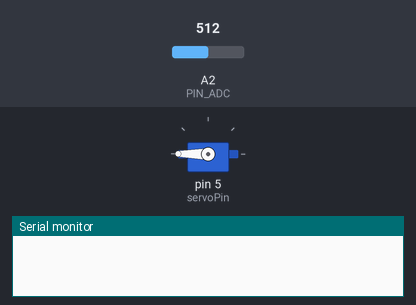
Bench run of a sketch on a simulated Arduino Uno, built with avr-gcc and run on an emulated ATmega328P. On the bench: servo, the last lines printed to the serial monitor. Inputs (shaded band) come from the test bench; at power-on: A2 (PIN_ADC) = 512.

Above: at 0.1 s.
At 0.6 s:
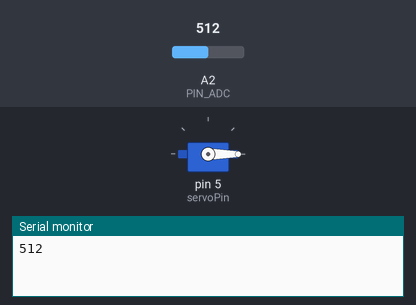
Timing chart, 0 to 2.1 s (numbered marks = the images above):
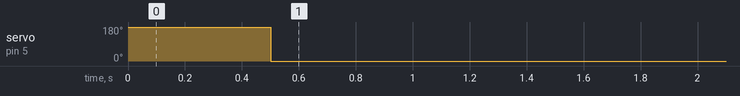

The sketch:

Smart_window.ino
```cpp
/*
 * 名称   : smart window
 * 功能   : 水滴传感器控制舵机转动
 * 作者   : http://www.keyes-robot.com/
*/
#include <Servo.h>   //导入舵机库文件

#define PIN_ADC  A2   //定义水滴传感器的引脚A2

int adcVal = 0;       //保存液滴传感器输出的ADC值的变量
int servoPin = 5;    // 定义舵机引脚D5
Servo myservo;        //定义舵机类的实例

void setup(){
  Serial.begin(9600);
  pinMode(PIN_ADC, INPUT);  //设置水滴传感器的引脚为输入模式
  myservo.attach(servoPin);  //选择舵机引脚D5
  myservo.write(180); //打开窗户
  delay(500); //延迟500毫秒
}

void loop(){
  adcVal = analogRead(PIN_ADC); //水滴传感器连接到模拟端口A2
  Serial.println(adcVal);
  if (adcVal > 400) { //模拟值大于400
    myservo.write(0);  //关上窗户
    delay(500); //给舵机转向的时间
  } else { // 没有下雨
    myservo.write(180); //打开窗户
    delay(500); //延迟500毫秒
  }
}
```

Measured:
- by itself, servo on pin 5 (servoPin): 180° → 0° at 0.50 s
